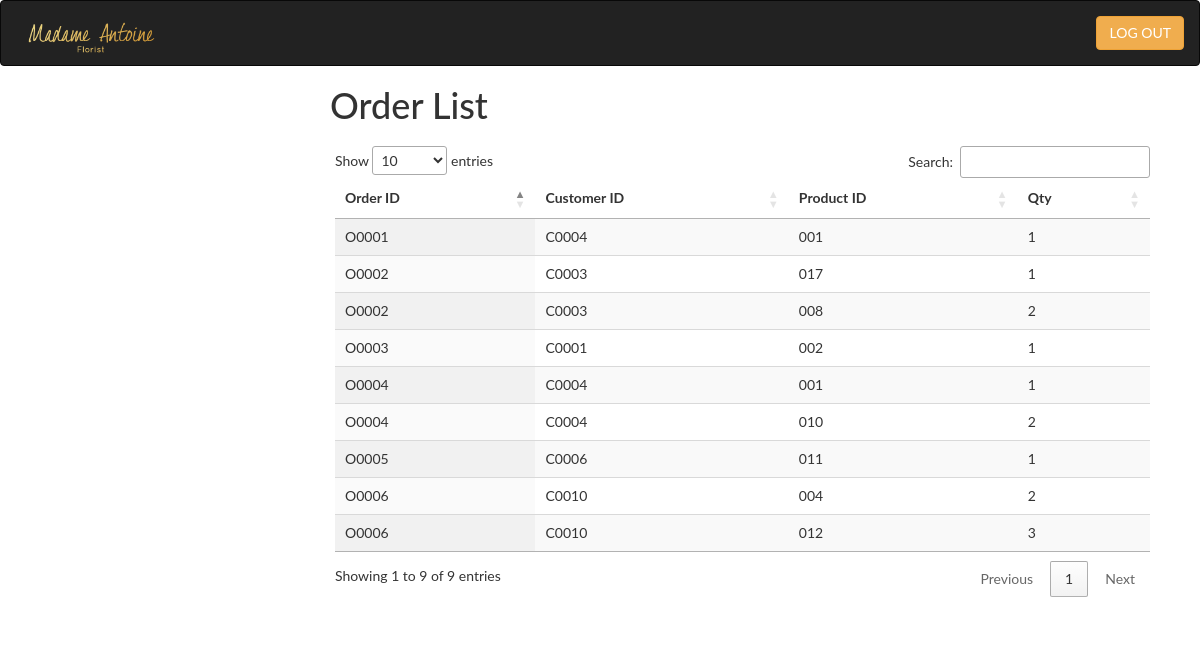
Screenshot of /order-list.php (signed in) with the database file from the repository.
### tables this page shows
CREATE TABLE `orders` (
  `orderID` varchar(5) NOT NULL,
  `customerID` varchar(5) NOT NULL,
  `productID` varchar(5) NOT NULL,
  `quantity` int(11) NOT NULL
);

### order-list.php (the view, shortened to what this page needs)
<!DOCTYPE html>
<html>
<head>
   	<link rel="stylesheet" type="text/css" href="css/bootstrap.css">
    <link href="css/one-page-wonder.css" rel="stylesheet">
    <link rel="stylesheet" type="text/css" href="css/dataTables.bootstrap.min.css">
	<link rel="stylesheet" type="text/css" href="http://cdn.datatables.net/1.10.13/css/jquery.dataTables.min.css">
</head>
<body style="margin:0px;">
	<?php
	include 'admin.php';
?>
	<div class="container">
		<div class="col-md-3">
		</div>
		<div class="col-md-9">
			<h1>Order List</h1>
			<div id="product" class="row" style="padding:20px;">
				<?php
				$conn = new PDO('mysql:host=localhost;dbname=maf','root','');
				$data = $conn->query('SELECT orderID, customerID, productID, quantity from orders');
				echo "<table id='example' class='display' cellspacing='0' width='100%'>
            <thead>
                <tr>
                    <th>Order ID</th>
                    <th>Customer ID</th>
                    <th>Product ID</th>
                    <th>Qty</th>
                </tr>
            </thead>";
		echo "<tbody>";
		foreach ($data as $line) {
			echo "<tr>";
			    echo "<td>".$line['orderID']."</td>";
    			echo "<td>".$line['customerID']."</td>";
    			echo "<td>".$line['productID']."</td>";
                echo "<td>".$line['quantity']."</td>";
            echo "</tr>";
		}
		echo "</tbody>";
        echo "</table>";
			?>
			</div>
		</div>
	</div>
</body>
</html>

### admin.php (shortened to what this page needs)
<!DOCTYPE html>
<html>
<head>
    <link href="css/bootstrap.css" rel="stylesheet" type="text/css" media="all" />
    <link href="css/style.css" rel="stylesheet" type="text/css" media="all" />
    <link rel="stylesheet" type="text/css" href="https://maxcdn.bootstrapcdn.com/font-awesome/4.7.0/css/font-awesome.min.css">
    <link href="css/memenu.css" rel="stylesheet" type="text/css" media="all" />
</head>
<body>
<nav class="navbar navbar-inverse">
  <div class="container-fluid">
    <div class="navbar-header">
      <a class="navbar-brand" href="#"><img src="img/logo.png" style="max-width:150px;"></a>
    </div>
    <ul class="nav navbar-nav navbar-right">
      <li><a href="#"><form action="logout-admin.php" method="post"><button name="logout-adm" type="submit" class="btn btn-warning">LOG OUT</button></form></a></li>
    </ul>
  </div>
</nav>
</body>
</html>

### css/one-page-wonder.css (style rules this page uses)
body { margin-top: 50px; }
a { color: white; }

### css/style.css (style rules this page uses)
body { background:#fff; font-family: 'Lato', sans-serif; }
body a { transition: 0.5s all; -webkit-transition: 0.5s all; -o-transition: 0.5s all; -moz-transition: 0.5s all; -ms-transition: 0.5s all; }
ul { padding: 0; margin: 0; }
h1,h2,h3,h4,h5,h6,label,p { margin:0; }

### rows the page displays
orders: orderID "O0001", customerID "C0004", productID "001", quantity "1"
orders: orderID "O0002", customerID "C0003", productID "017", quantity "1"
orders: orderID "O0002", customerID "C0003", productID "008", quantity "2"
orders: orderID "O0003", customerID "C0001", productID "002", quantity "1"
orders: orderID "O0004", customerID "C0004", productID "001", quantity "1"
orders: orderID "O0004", customerID "C0004", productID "010", quantity "2"
orders: orderID "O0005", customerID "C0006", productID "011", quantity "1"
orders: orderID "O0006", customerID "C0010", productID "004", quantity "2"
orders: orderID "O0006", customerID "C0010", productID "012", quantity "3"
